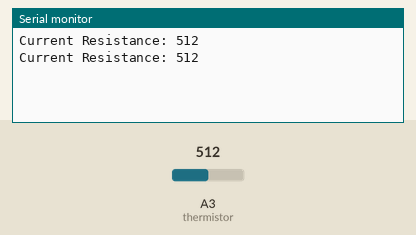
Bench run of a sketch on a simulated Arduino Uno, built with avr-gcc and run on an emulated ATmega328P. Shown: the last lines printed to the serial monitor. The inputs (shaded band) are chosen by the test bench; at power-on: A3 (thermistor) = 512.

Above: at 1.8 s.
1.9 s: A3 (thermistor) set to 716
At 2.8 s:
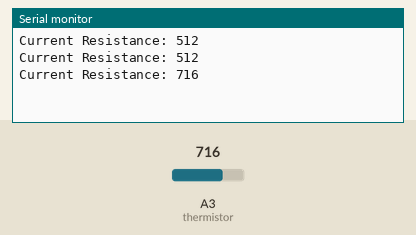
3.4 s: A3 (thermistor) set to 900
At 4.8 s:
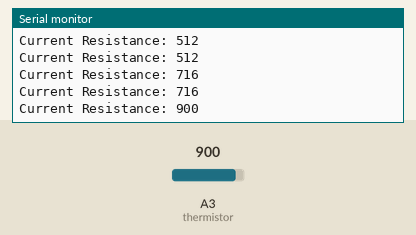
Timing chart, 0 to 6.4 s (numbered marks = the images above; inputs shaded):
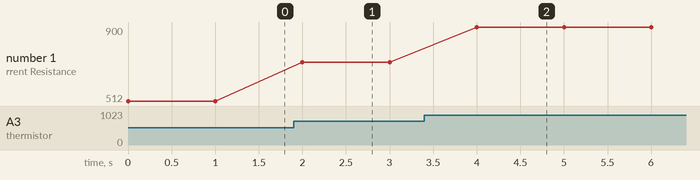

Measured:
- after the input at 1.9 s, the serial monitor: prints a new line after 0.10 s (image 1)
- after the input at 3.4 s, the serial monitor: prints a new line after 0.60 s (image 2)
- plotted number 1: 512 → 716 after the input at 1.9 s, 716 → 900 after the input at 3.4 s

The sketch:

sketch_jul06a.ino
```cpp
int thermistor=A3;
void setup() {
 pinMode(thermistor, INPUT);
 Serial.begin(9600);
}

void loop() {
  int value=analogRead(thermistor);
  String val1=String(value);
  Serial.println("Current Resistance: "+val1);

  delay(1000);
}
```
